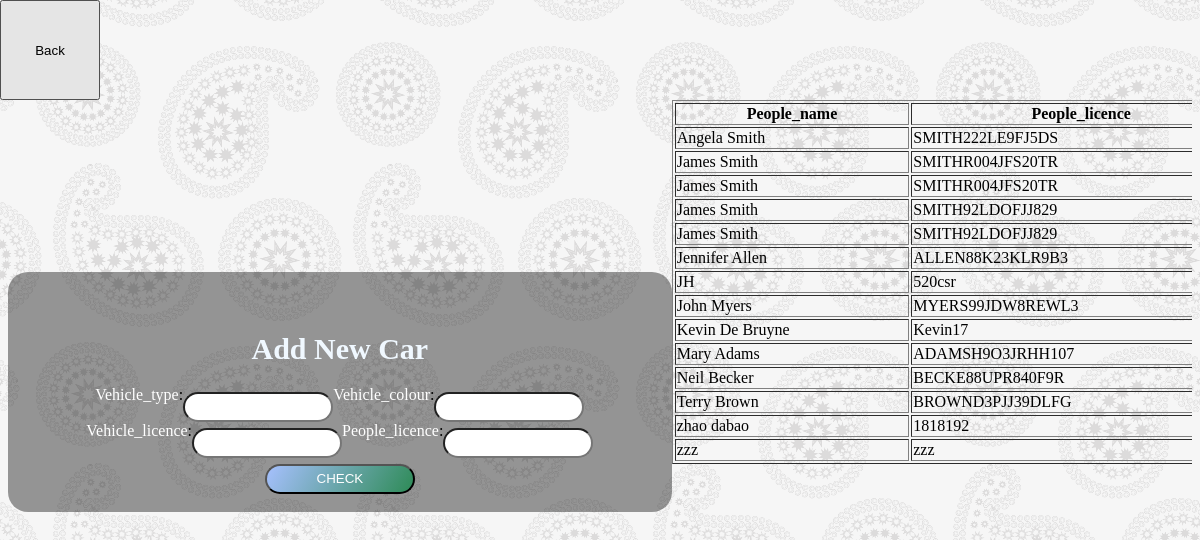
Screenshot of /DIS-COMP4039-CW2-alysc17-20545459/alysc17-20545459_Docker/Public/addNewCar.php (signed in) with the database file from the repository.
### tables this page shows
CREATE TABLE `People` (
  `People_ID` int(11) NOT NULL,
  `People_name` varchar(50) NOT NULL,
  `People_address` varchar(50) DEFAULT NULL,
  `People_licence` varchar(16) DEFAULT NULL
);

### DIS-COMP4039-CW2-alysc17-20545459/alysc17-20545459_Docker/Public/addNewCar.php (the view, shortened to what this page needs)
<html>
    <head>
    <link rel="stylesheet" type="text/css" href="../css/addNewCar.css">
    </head>
    <body style="background-image: url(../images/3.jpg)">
    <form id="f" method="post" class="add-box">
        <h4>Add New Car</h4>
        <label style="color: white">Vehicle_type</label>: <input class="text" name="Vehicle_type">
        <label style="color: white">Vehicle_colour</label>: <input class="text" name="Vehicle_colour">
        <label style="color: white">Vehicle_licence</label>: <input class="text" name=" Vehicle_licence">
        <label style="color: white">People_licence</label>: <input class="text" name=" People_licence"><br>
        <input class="button" name="check" type="submit" value="CHECK">
    </form>
    <div class="People-Car" id="p" style="width: 600px;height: 600px">
        <?php
        require("../config/db.inc.php");
        $sql="SELECT People_name,People_licence,Vehicle_licence FROM People a JOIN Ownership b on a.People_ID=b.People_ID JOIN Vehicle c  ON b.Vehicle_ID = c.Vehicle_ID order by People_name";
        $result = mysqli_query($conn,$sql);
        echo "<table border='1' width='800' align='center'>";
        echo "<tr><th>People_name</th><th>People_licence</th><th>Vehicle_licence</th></tr>";
        while ($row = mysqli_fetch_assoc($result)){
            echo "<tr>";
            echo "<td>".$row['People_name']."</td>";
            echo "<td>".$row['People_licence']."</td>";
            echo "</tr>";
        }
        echo "</table>";
        ?>
    </div>
    <button class="back" onclick="javascrtpt:window.location.href='./login.php'">Back</button>
    </body>
</html>

### DIS-COMP4039-CW2-alysc17-20545459/alysc17-20545459_Docker/css/addNewCar.css (style rules this page uses)
.add-box { display: flex; justify-content: center; align-content:space-around; flex-wrap: wrap; width: 650px; height: 200px; background-color: rgba(0, 0, 0,.4); border: 10px; padding: 20px 50px; border-radius: 20px; }
.add-box .button { display: flex; justify-content: center; align-items: center; margin-top: 6px; width: 150px; height: 30px; color: #fff; background: linear-gradient(120deg,#a6c0fe 0%, #2E8B57 100%); border-radius: 25px; cursor: pointer; }
.add-box .text { display: flex; justify-content: center; align-items: center; margin-top: 6px; width: 150px; height: 30px; border-radius: 25px; cursor: pointer; }
.add-box h4 { width: 100%; display: flex; justify-content: center; color: aliceblue; font-size: 30px; margin-bottom: 20px; }
.back { width: 100px; height: 100px; position: absolute; left: 0px; top: 0px; bottom: 700px; right: 1400px; margin: auto; }

### DIS-COMP4039-CW2-alysc17-20545459/alysc17-20545459_Docker/Public/addNewCar.php (style rules this page uses)
body { display: flex; justify-content: center; align-items: center; background-image:url(../images/3.jpg); }
.People-Car { justify-content: center; align-items: center; overflow: scroll; }

### rows the page displays
people: People_name "Angela Smith", People_licence "SMITH222LE9FJ5DS"
people: People_name "James Smith", People_licence "SMITHR004JFS20TR"
people: People_name "James Smith", People_licence "SMITH92LDOFJJ829"
people: People_name "Jennifer Allen", People_licence "ALLEN88K23KLR9B3"
people: People_name "JH", People_licence "520csr"
people: People_name "John Myers", People_licence "MYERS99JDW8REWL3"
people: People_name "Kevin De Bruyne", People_licence "Kevin17"
people: People_name "Mary Adams", People_licence "ADAMSH9O3JRHH107"
people: People_name "Neil Becker", People_licence "BECKE88UPR840F9R"
people: People_name "Terry Brown", People_licence "BROWND3PJJ39DLFG"
people: People_name "zhao dabao", People_licence "1818192"
people: People_name "zzz", People_licence "zzz"
